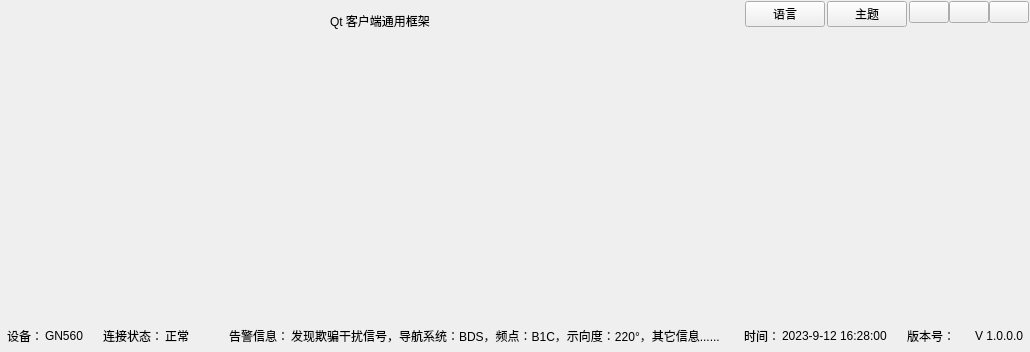
<?xml version="1.0" encoding="UTF-8"?>
<ui version="4.0">
 <class>MainWindow</class>
 <widget class="QMainWindow" name="MainWindow">
  <property name="geometry">
   <rect>
    <x>0</x>
    <y>0</y>
    <width>572</width>
    <height>352</height>
   </rect>
  </property>
  <property name="windowTitle">
   <string>MainWindow</string>
  </property>
  <widget class="QWidget" name="centralwidget">
   <layout class="QVBoxLayout" name="verticalLayout" stretch="0,1,0">
    <property name="leftMargin">
     <number>1</number>
    </property>
    <property name="topMargin">
     <number>1</number>
    </property>
    <property name="rightMargin">
     <number>1</number>
    </property>
    <property name="bottomMargin">
     <number>1</number>
    </property>
    <item>
     <widget class="QWidget" name="main_top" native="true">
      <layout class="QVBoxLayout" name="verticalLayout_4">
       <property name="leftMargin">
        <number>0</number>
       </property>
       <property name="topMargin">
        <number>0</number>
       </property>
       <property name="rightMargin">
        <number>0</number>
       </property>
       <property name="bottomMargin">
        <number>0</number>
       </property>
       <item>
        <layout class="QHBoxLayout" name="horizontalLayout_13">
         <item>
          <layout class="QVBoxLayout" name="verticalLayout_2">
           <item>
            <layout class="QHBoxLayout" name="horizontalLayout_menuBar"/>
           </item>
           <item>
            <spacer name="verticalSpacer">
             <property name="orientation">
              <enum>Qt::Vertical</enum>
             </property>
             <property name="sizeHint" stdset="0">
              <size>
               <width>20</width>
               <height>13</height>
              </size>
             </property>
            </spacer>
           </item>
          </layout>
         </item>
         <item>
          <spacer name="horizontalSpacer_2">
           <property name="orientation">
            <enum>Qt::Horizontal</enum>
           </property>
           <property name="sizeHint" stdset="0">
            <size>
             <width>37</width>
             <height>17</height>
            </size>
           </property>
          </spacer>
         </item>
         <item>
          <widget class="QLabel" name="label">
           <property name="text">
            <string>Qt 客户端通用框架</string>
           </property>
           <property name="alignment">
            <set>Qt::AlignCenter</set>
           </property>
           <property name="title" stdset="0">
            <bool>true</bool>
           </property>
          </widget>
         </item>
         <item>
          <spacer name="horizontalSpacer">
           <property name="orientation">
            <enum>Qt::Horizontal</enum>
           </property>
           <property name="sizeHint" stdset="0">
            <size>
             <width>37</width>
             <height>17</height>
            </size>
           </property>
          </spacer>
         </item>
         <item>
          <layout class="QVBoxLayout" name="verticalLayout_3">
           <item>
            <layout class="QHBoxLayout" name="horizontalLayout_reSize">
             <property name="spacing">
              <number>2</number>
             </property>
             <item alignment="Qt::AlignVCenter">
              <widget class="QPushButton" name="btn_language">
               <property name="sizePolicy">
                <sizepolicy hsizetype="Preferred" vsizetype="Expanding">
                 <horstretch>0</horstretch>
                 <verstretch>0</verstretch>
                </sizepolicy>
               </property>
               <property name="text">
                <string>语言</string>
               </property>
               <property name="icon">
                <iconset>
                 <normalon>:/AppPics/pictures/application/top_ico_manage.png</normalon>
                </iconset>
               </property>
               <property name="iconSize">
                <size>
                 <width>22</width>
                 <height>22</height>
                </size>
               </property>
               <property name="isIcon" stdset="0">
                <bool>true</bool>
               </property>
              </widget>
             </item>
             <item alignment="Qt::AlignVCenter">
              <widget class="QPushButton" name="btn_theme">
               <property name="sizePolicy">
                <sizepolicy hsizetype="Preferred" vsizetype="Expanding">
                 <horstretch>0</horstretch>
                 <verstretch>0</verstretch>
                </sizepolicy>
               </property>
               <property name="text">
                <string>主题</string>
               </property>
               <property name="icon">
                <iconset>
                 <normalon>:/AppPics/pictures/application/top_ico_user.png</normalon>
                </iconset>
               </property>
               <property name="iconSize">
                <size>
                 <width>22</width>
                 <height>22</height>
                </size>
               </property>
               <property name="isIcon" stdset="0">
                <bool>true</bool>
               </property>
              </widget>
             </item>
             <item alignment="Qt::AlignTop">
              <widget class="QWidget" name="systemControl" native="true">
               <layout class="QHBoxLayout" name="horizontalLayout_4">
                <property name="spacing">
                 <number>0</number>
                </property>
                <property name="leftMargin">
                 <number>0</number>
                </property>
                <property name="topMargin">
                 <number>0</number>
                </property>
                <property name="rightMargin">
                 <number>0</number>
                </property>
                <property name="bottomMargin">
                 <number>0</number>
                </property>
                <item>
                 <widget class="QPushButton" name="btn_min">
                  <property name="sizePolicy">
                   <sizepolicy hsizetype="Preferred" vsizetype="Expanding">
                    <horstretch>0</horstretch>
                    <verstretch>0</verstretch>
                   </sizepolicy>
                  </property>
                  <property name="text">
                   <string/>
                  </property>
                  <property name="icon">
                   <iconset>
                    <normalon>:/AppPics/pictures/application/top_btn_min.png</normalon>
                   </iconset>
                  </property>
                  <property name="checkable">
                   <bool>true</bool>
                  </property>
                  <property name="isIcon" stdset="0">
                   <bool>true</bool>
                  </property>
                 </widget>
                </item>
                <item>
                 <widget class="QPushButton" name="btn_max">
                  <property name="sizePolicy">
                   <sizepolicy hsizetype="Preferred" vsizetype="Expanding">
                    <horstretch>0</horstretch>
                    <verstretch>0</verstretch>
                   </sizepolicy>
                  </property>
                  <property name="text">
                   <string/>
                  </property>
                  <property name="icon">
                   <iconset>
                    <normalon>:/AppPics/pictures/application/top_btn_min.png</normalon>
                   </iconset>
                  </property>
                  <property name="checkable">
                   <bool>true</bool>
                  </property>
                  <property name="isIcon" stdset="0">
                   <bool>true</bool>
                  </property>
                 </widget>
                </item>
                <item>
                 <widget class="QPushButton" name="btn_exit">
                  <property name="sizePolicy">
                   <sizepolicy hsizetype="Preferred" vsizetype="Expanding">
                    <horstretch>0</horstretch>
                    <verstretch>0</verstretch>
                   </sizepolicy>
                  </property>
                  <property name="text">
                   <string/>
                  </property>
                  <property name="icon">
                   <iconset>
                    <normalon>:/AppPics/pictures/application/top_btn_quit.png</normalon>
                   </iconset>
                  </property>
                  <property name="checkable">
                   <bool>true</bool>
                  </property>
                  <property name="isIcon" stdset="0">
                   <bool>true</bool>
                  </property>
                 </widget>
                </item>
               </layout>
              </widget>
             </item>
            </layout>
           </item>
           <item>
            <spacer name="verticalSpacer_2">
             <property name="orientation">
              <enum>Qt::Vertical</enum>
             </property>
             <property name="sizeHint" stdset="0">
              <size>
               <width>20</width>
               <height>13</height>
              </size>
             </property>
            </spacer>
           </item>
          </layout>
         </item>
        </layout>
       </item>
       <item>
        <layout class="QHBoxLayout" name="horizontalLayout_14">
         <property name="leftMargin">
          <number>6</number>
         </property>
         <item>
          <layout class="QHBoxLayout" name="horizontalLayout_shortcutKey"/>
         </item>
         <item>
          <spacer name="horizontalSpacer_3">
           <property name="orientation">
            <enum>Qt::Horizontal</enum>
           </property>
           <property name="sizeHint" stdset="0">
            <size>
             <width>40</width>
             <height>20</height>
            </size>
           </property>
          </spacer>
         </item>
        </layout>
       </item>
      </layout>
     </widget>
    </item>
    <item>
     <layout class="QHBoxLayout" name="main_centerLayout">
      <property name="leftMargin">
       <number>6</number>
      </property>
     </layout>
    </item>
    <item>
     <widget class="QWidget" name="main_bottom" native="true">
      <layout class="QHBoxLayout" name="horizontalLayout_12" stretch="0,0,1,0,0">
       <property name="spacing">
        <number>20</number>
       </property>
       <property name="leftMargin">
        <number>6</number>
       </property>
       <property name="topMargin">
        <number>0</number>
       </property>
       <property name="rightMargin">
        <number>6</number>
       </property>
       <property name="bottomMargin">
        <number>6</number>
       </property>
       <item>
        <layout class="QHBoxLayout" name="horizontalLayout_7">
         <property name="spacing">
          <number>2</number>
         </property>
         <item>
          <widget class="QLabel" name="label_2">
           <property name="text">
            <string>设备：</string>
           </property>
          </widget>
         </item>
         <item>
          <widget class="QLabel" name="label_3">
           <property name="text">
            <string>GN560</string>
           </property>
          </widget>
         </item>
        </layout>
       </item>
       <item>
        <layout class="QHBoxLayout" name="horizontalLayout_8">
         <property name="spacing">
          <number>2</number>
         </property>
         <item>
          <widget class="QLabel" name="label_4">
           <property name="text">
            <string>连接状态：</string>
           </property>
          </widget>
         </item>
         <item>
          <widget class="QLabel" name="label_5">
           <property name="text">
            <string>正常</string>
           </property>
          </widget>
         </item>
        </layout>
       </item>
       <item>
        <layout class="QHBoxLayout" name="horizontalLayout_11">
         <property name="spacing">
          <number>2</number>
         </property>
         <property name="leftMargin">
          <number>20</number>
         </property>
         <item>
          <widget class="QLabel" name="label_11">
           <property name="text">
            <string>告警信息：</string>
           </property>
          </widget>
         </item>
         <item>
          <widget class="QLabel" name="label_10">
           <property name="sizePolicy">
            <sizepolicy hsizetype="Expanding" vsizetype="Preferred">
             <horstretch>0</horstretch>
             <verstretch>0</verstretch>
            </sizepolicy>
           </property>
           <property name="text">
            <string>发现欺骗干扰信号，导航系统：BDS，频点：B1C，示向度：220°，其它信息...... </string>
           </property>
          </widget>
         </item>
        </layout>
       </item>
       <item>
        <layout class="QHBoxLayout" name="horizontalLayout_9">
         <property name="spacing">
          <number>2</number>
         </property>
         <item>
          <widget class="QLabel" name="label_6">
           <property name="text">
            <string>时间：</string>
           </property>
          </widget>
         </item>
         <item>
          <widget class="QLabel" name="label_7">
           <property name="text">
            <string>2023-9-12 16:28:00</string>
           </property>
          </widget>
         </item>
        </layout>
       </item>
       <item>
        <layout class="QHBoxLayout" name="horizontalLayout_10">
         <item>
          <widget class="QLabel" name="label_8">
           <property name="text">
            <string>版本号：</string>
           </property>
          </widget>
         </item>
         <item>
          <widget class="QLabel" name="label_9">
           <property name="text">
            <string>V 1.0.0.0</string>
           </property>
          </widget>
         </item>
        </layout>
       </item>
      </layout>
     </widget>
    </item>
   </layout>
  </widget>
 </widget>
 <resources/>
 <connections/>
</ui>
